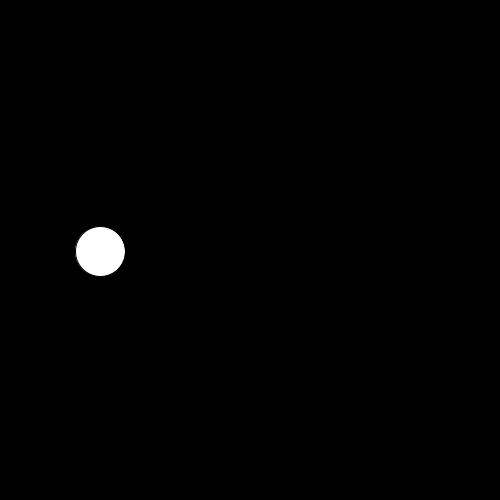
Frame 1 (no input)
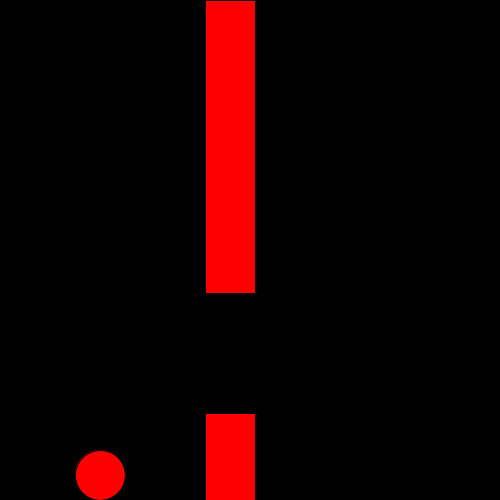
Frame 60 (the mouse pressed at the canvas centre just before this capture)
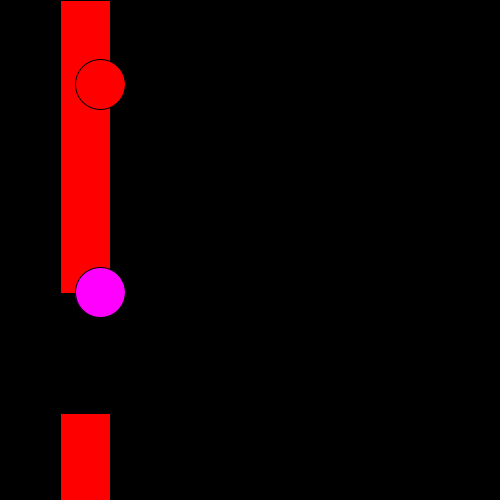
Frame 120 (the mouse held since frame 60 and released just before this capture)

The Processing sketch that drew these frames (run headless with seeded random() and noise(); from frame 60 on, the mouse is pressed at the canvas centre):

// Processing sketch: flappyBird
// ── flappyBird.pde
int birdS = 50;

int gap = 120;

float grav = .5;
float velocity = 1;
float birdY = 250;
float birdX = 100;
float pSpeed = 5;

float pipeX = 500;
float pipeY = 0;
float pS = 50;

boolean gameOver = false;

int upperPipeHeight = (int) random(100, 400);

float poiX = 0;
 float poiY = 0;


void setup(){
  size(500, 500);
  
 
  
}

void draw(){
  background(0);
  
 
  rect(pipeX, pipeY, pS, upperPipeHeight);
  rect(pipeX, upperPipeHeight + gap, pS, 500);
  
  velocity = velocity + grav;
  
  ellipse(birdX, birdY += velocity, birdS , birdS);
  fill(255);
  
  pipeX -= pSpeed;
  
  if(pipeX < -50){
   teleportPipe(); 
  }
  
  if (mousePressed){
    if(grav == 0){
     grav = .5; 
    }else {
  mousePressed();
  }
  }
 
 if(birdY > height - birdS/2){
   birdY = height - birdS/2;
   grav = 0;
   velocity = 0;
 }
 
 if(!gameOver && (birdX > pipeX && birdX < pipeX + pS) && (birdY < upperPipeHeight || birdY > upperPipeHeight + gap)){
 gameOver = true;
   
   poiX = birdX;
   poiY = birdY;
  }
 
 if(gameOver){
   
   
   pSpeed = 0;
   fill(255,0,255);
   ellipse(poiX, poiY, 50, 50);
 }
  
  fill(255,0,0);
  
  
  if(keyPressed){
    keyPressed();
  }
  
  
  
}

void mousePressed(){
  velocity = 0;
  velocity -= 7;
  
}

void teleportPipe(){
  pipeX = 500;
  upperPipeHeight = (int) random(100, 400);
}

void keyPressed(){
 if(keyCode == ' '){
  fill(255); 
 }
}
